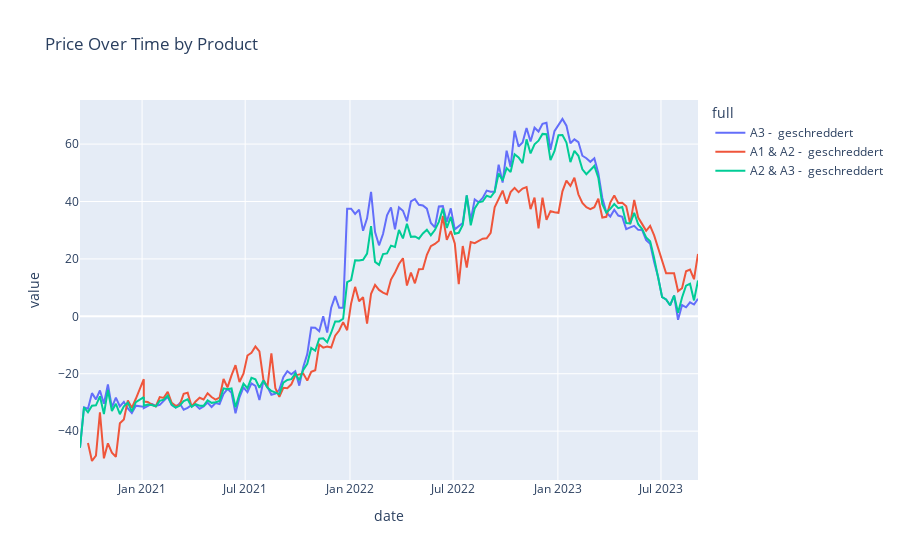

Notebook code cell kept with this figure:
### Code cell
fig = px.line(merged_df_final, x='date', y=['wPreis'], color='full', title='Price Over Time by Product')
fig.show()

### Figure 1 — Plotly figure (JSON) as saved in the notebook; plotly's stock layout.template omitted (floating-point values rounded to 4 significant figures; data arrays with more than 128 entries replaced by an {"elided": "..."} marker saying what was removed)
{"data": [{"hovertemplate": "full=A3 -  geschreddert<br>variable=wPreis<br>date=%{x}<br>value=%{y}<extra></extra>", "legendgroup": "A3 -  geschreddert", "line": {"color": "#636efa", "dash": "solid"}, "marker": {"symbol": "circle"}, "mode": "lines", "name": "A3 -  geschreddert", "orientation": "v", "showlegend": true, "type": "scatter", "x": {"elided": "155 str values"}, "xaxis": "x", "y": {"elided": "155 float values"}, "yaxis": "y"}, {"hovertemplate": "full=A1 & A2 -  geschreddert<br>variable=wPreis<br>date=%{x}<br>value=%{y}<extra></extra>", "legendgroup": "A1 & A2 -  geschreddert", "line": {"color": "#EF553B", "dash": "solid"}, "marker": {"symbol": "circle"}, "mode": "lines", "name": "A1 & A2 -  geschreddert", "orientation": "v", "showlegend": true, "type": "scatter", "x": {"elided": "151 str values"}, "xaxis": "x", "y": {"elided": "151 float values"}, "yaxis": "y"}, {"hovertemplate": "full=A2 & A3 -  geschreddert<br>variable=wPreis<br>date=%{x}<br>value=%{y}<extra></extra>", "legendgroup": "A2 & A3 -  geschreddert", "line": {"color": "#00cc96", "dash": "solid"}, "marker": {"symbol": "circle"}, "mode": "lines", "name": "A2 & A3 -  geschreddert", "orientation": "v", "showlegend": true, "type": "scatter", "x": {"elided": "156 str values"}, "xaxis": "x", "y": {"elided": "156 float values"}, "yaxis": "y"}], "layout": {"legend": {"title": {"text": "full"}, "tracegroupgap": 0}, "title": {"text": "Price Over Time by Product"}, "xaxis": {"anchor": "y", "domain": [0, 1], "title": {"text": "date"}}, "yaxis": {"anchor": "x", "domain": [0, 1], "title": {"text": "value"}}}}
